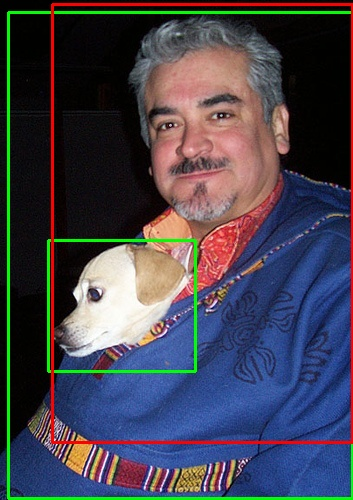
#> input picture trash/Object-Detection-Metrics/samples/sample_1/images/000001.jpg, 353 x 500 px; its folder holds only this picture in this run
$ python 1811_watch_channels.py
#> lines starting #> are read from the running program, lines starting #| are printed output that depends on the picture
import cv2
import numpy as np
import os
import glob
import matplotlib.pyplot as plt


image_dir = '/home/student2/datasets/prepared/tmk_cvs1_yolov5_31102022/train/images'
image_paths = glob.glob(os.path.join(image_dir, '*.jpg'))

for path in image_paths:
    img = cv2.imread(path)
#> img is the input picture: shape (500, 353, 3); mean B, G, R 78.7, 66.9, 68.3
    img = cv2.resize(img, (600, 600))
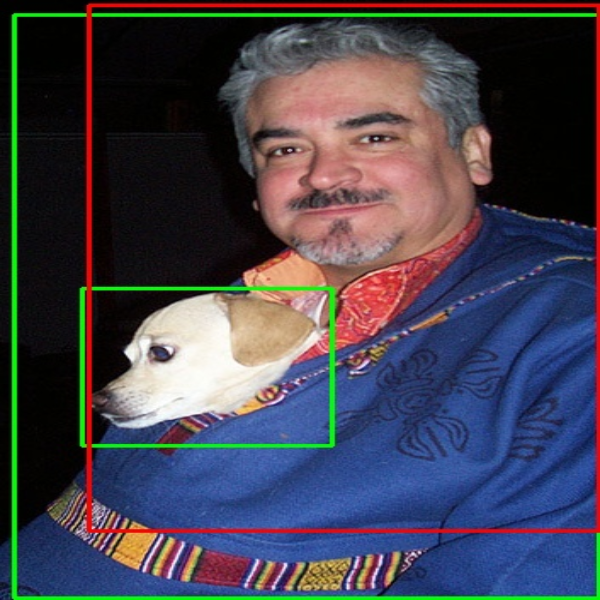
#> img: shape (600, 600, 3); mean B, G, R 78.6, 66.8, 68.2

    phi, rho, gray = cv2.split(img)
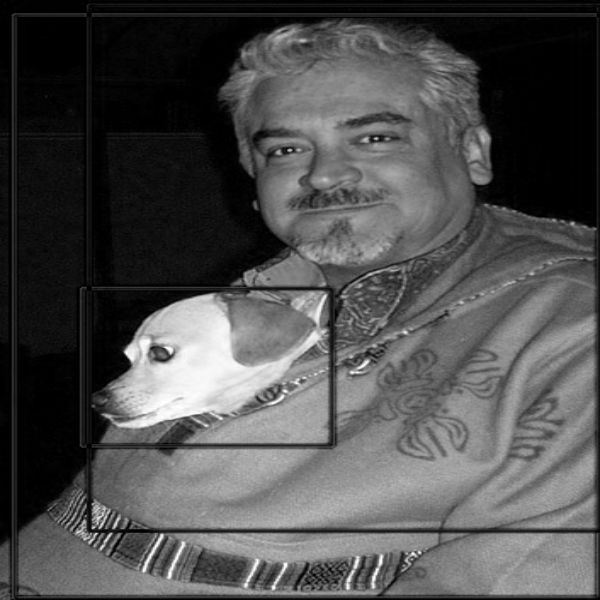
#> phi: shape (600, 600); min 0, max 255, mean 78.6
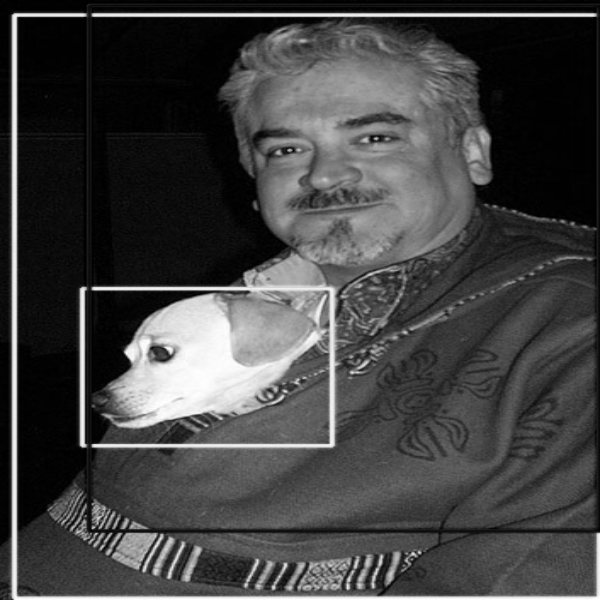
#> rho: shape (600, 600); min 0, max 255, mean 66.8
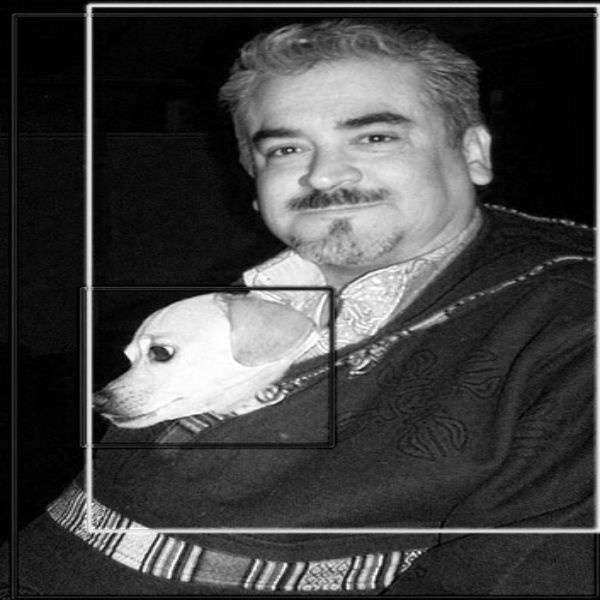
#> gray: shape (600, 600); min 0, max 255, mean 68.2
    k = 0.7
    lut = [max(0, min(255, int(k*i + 256 * k / 2))) for i in range(256)]
    phi = cv2.LUT(phi, np.array(lut, dtype='uint8'))
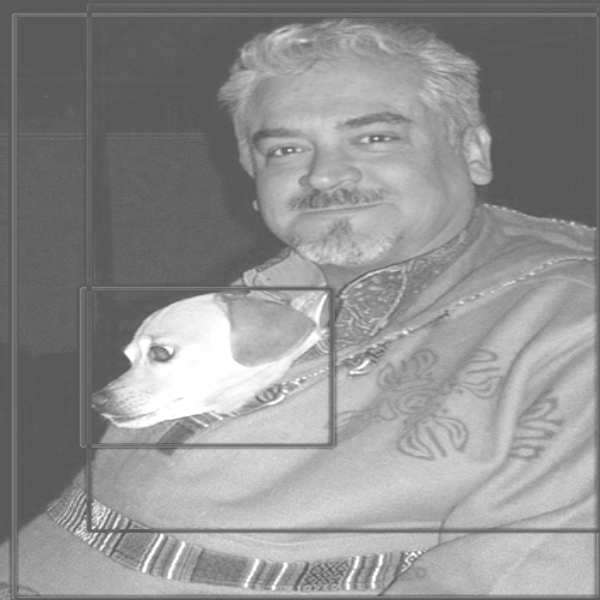
#> phi: shape (600, 600); min 89, max 255, mean 144.1

    cv2.imshow('phi', phi)
    cv2.imshow('rho', rho)
    cv2.imshow('gray', gray)

    #hist = cv2.calcHist(phi, [0], None, [32], [0, 256])
    #break

    if cv2.waitKey() == 27:
#> (key Esc is pressed here)
        break

$ run again, on trash/Object-Detection-Metrics/samples/sample_1/images/000002.jpg
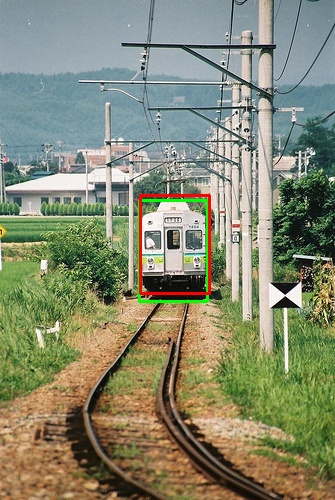
#> input picture trash/Object-Detection-Metrics/samples/sample_1/images/000002.jpg, 335 x 500 px
#> img is the input picture: shape (500, 335, 3); mean B, G, R 112.5, 137.2, 133.8
#> img: shape (600, 600, 3)
#> `phi, rho, gray = cv2.split(img)`:
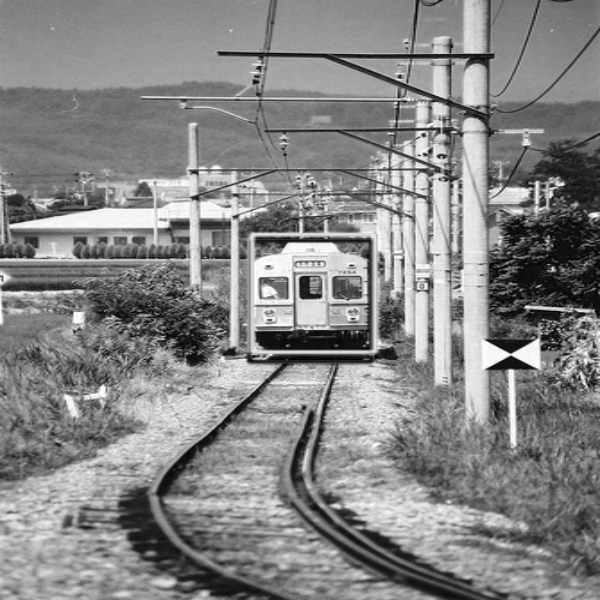
#> gray: shape (600, 600); min 0, max 255, mean 133.7
#> `phi = cv2.LUT(phi, np.array(lut, dtype='uint8'))`:
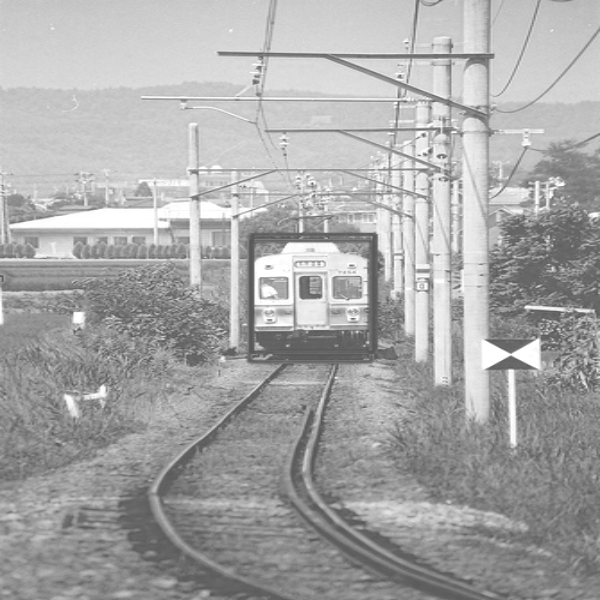
#> phi: shape (600, 600); min 89, max 255, mean 167.8

$ run again, on trash/Object-Detection-Metrics/samples/sample_1/images/000003.jpg
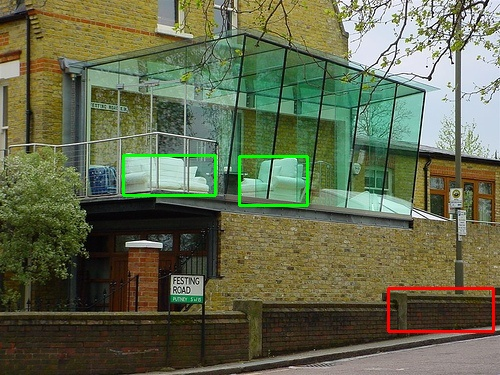
#> input picture trash/Object-Detection-Metrics/samples/sample_1/images/000003.jpg, 500 x 375 px
#> img is the input picture: shape (375, 500, 3); mean B, G, R 77.7, 105.5, 99.3
#> img: shape (600, 600, 3)
#> `phi, rho, gray = cv2.split(img)`:
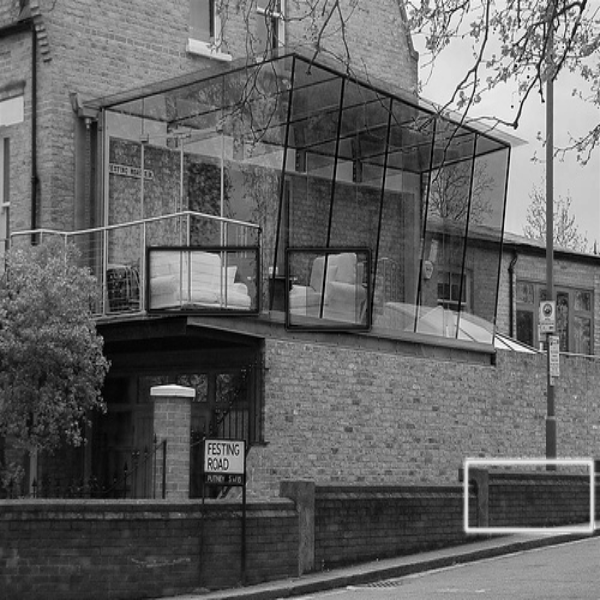
#> gray: shape (600, 600); min 0, max 254, mean 99.2
#> `phi = cv2.LUT(phi, np.array(lut, dtype='uint8'))`:
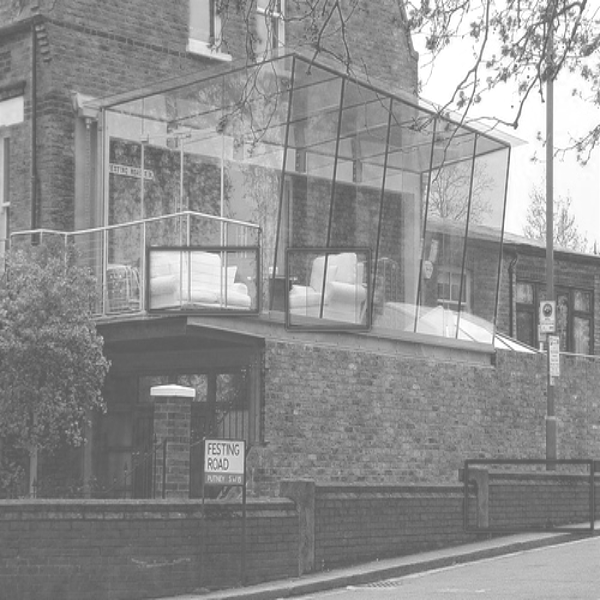
#> phi: shape (600, 600); min 89, max 255, mean 143.4
